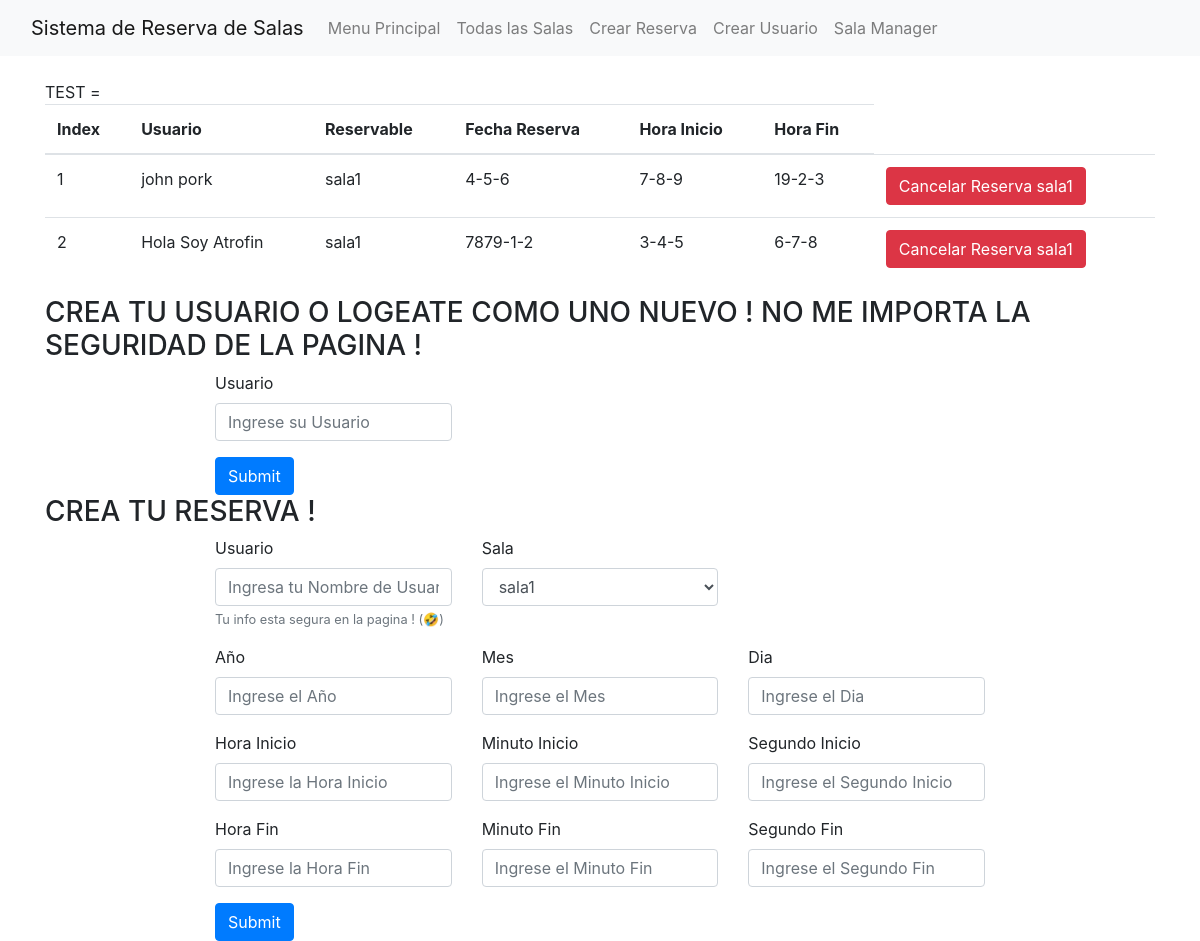
Before: /reservas with the older database file.
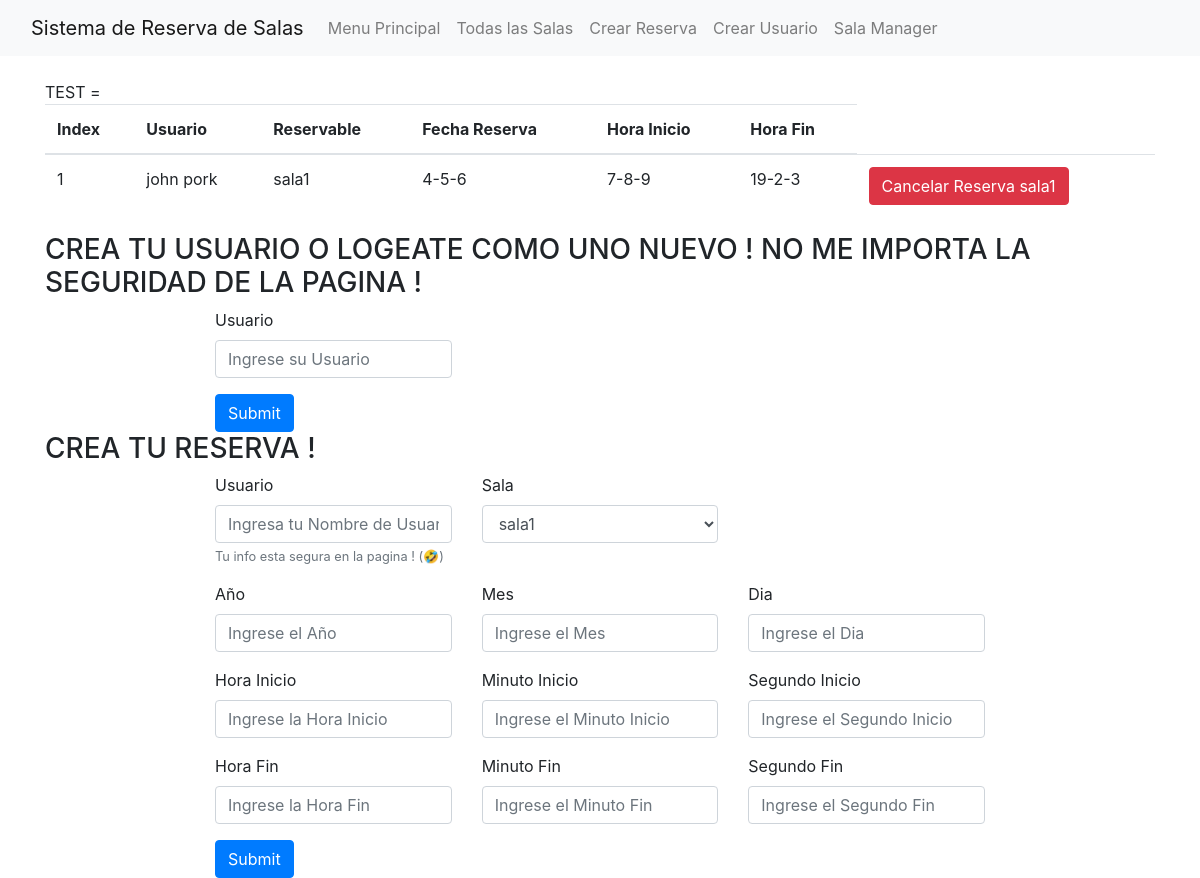
After: the same page with the newer database file.
### tables this page shows
CREATE TABLE reservas(
                    id INTEGER PRIMARY KEY AUTOINCREMENT,
                    sala TEXT NOT NULL,
                    usuario TEXT NOT NULL,
                    fecha DATE NOT NULL,
                    hora_inicio TIME NOT NULL,
                    hora_fin TIME NOT NULL,
                    FOREIGN KEY (sala) REFERENCES salas(nombre)
                );

### app.py (the view)
@app.route("/reservas")
def reservas():
    reserva_manager.load_reservas(reserva_dao.get_all_reservas())
    reserva_manager.load_salas(sala_dao.get_all_salas())
    salas = reserva_manager.todas_las_salas
    todas_las_reservas = reserva_manager.todas_las_reservas
    return render_template("reservas.html", salas=salas, todas_las_reservas=todas_las_reservas)

### core/fecha.py (called while the page is built)
    def __str__(self) -> str:
        return f"{self._ano}-{self._mes}-{self._dia}"

    def __str__(self) -> str:
        return f"{self._ano}"

    def __str__(self) -> str:
        return f"{self._mes}"

    def __str__(self) -> str:
        return f"{self._dia}"

### core/helpers.py (called while the page is built)
def parse_fecha(fecha_str: str) -> "Fecha":
    try:
        dia, mes, ano = map(int, fecha_str.split('-'))
        return Fecha(Ano(dia), Mes(mes), Dia(ano))
    except ValueError:
        raise ValueError("Formato de Fecha INVALIDO!")

def parse_hora(hora_str: str)->Hora:
    try:
        hora, minuto, segundo = map(int, hora_str.split("-"))
        return Tiempo(Hora(hora),Minuto(minuto),Segundo(segundo))
    except ValueError:
        raise ValueError("Formato de Hora INVALIDO !")

### core/reservamanager.py (called while the page is built)
    @property
    def todas_las_reservas(self):
        return self._todas_las_reservas

    @property
    def todas_las_salas(self):
        return self._todas_las_salas

    def load_salas(self, salas: list["Sala"]):
        self._todas_las_salas = []
        for sala in salas:
            self._todas_las_salas.append(sala)

### core/sala.py (called while the page is built)
    def __str__(self) -> str:
        return self._nombre

### core/tiempo.py (called while the page is built)
    def __str__(self) -> str:
        return f"{self._hora}"

### templates/reservas.html (shortened to what this page needs)
{% extends 'base.html' %}
{% block content %}
TEST = {{ test }}
<table class="table">
  <thead>
    <tr>
      <th scope="col">Index</th>
      <th scope="col">Usuario</th>
      <th scope="col">Reservable</th>
      <th scope="col">Fecha Reserva</th>
      <th scope="col">Hora Inicio</th>
      <th scope="col">Hora Fin</th>
    </tr>
  </thead>
  <tbody>
    {% for reserva in todas_las_reservas %}
    <tr>
        <td>{{ loop.index }}</td>
        <td>{{ reserva._usuario_reserva }}</td>
        <td>{{ reserva._reservable }}</td>
        <td>{{ reserva._fecha_reserva }}</td>
        <td>{{ reserva._hora_inicio_reserva }}</td>
        <td>{{ reserva._hora_fin_reserva }}</td>
        <td>
          <form class="reservation-form" action="/cancelar-reserva" method="POST" onsubmit="handleSubmito(event)">
            <button type="submit" class="btn btn-danger">Cancelar Reserva {{ reserva._reservable }}</button>
        </form>
        </td>
    </tr>
    {% endfor %}
  </tbody>
</table>
{% include 'crear-usuario-form.html' %}
{% include 'crear-reserva-form.html' %}
{% endblock %}

Changed rows visible on the page:
removed reservas: _usuario_reserva "Hola Soy Atrofin", _reservable "sala1", _fecha_reserva "7879-1-2", _hora_inicio_reserva "3-4-5", _hora_fin_reserva "6-7-8"
